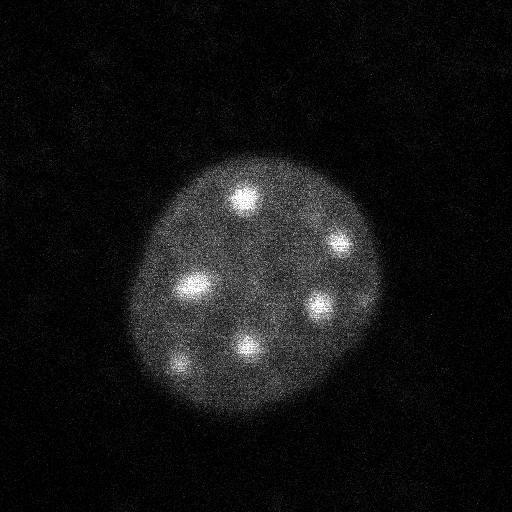
#> input picture ex3.tif, 512 x 512 px
$ python curve.py
#> lines starting #> are read from the running program, lines starting #| are printed output that depends on the picture; after the words box and inside, x2 and y2 are one past the last pixel; in counts of white or black regions, pixels touching at a corner belong together; long printed decimals are rounded
import cv2 as cv
import numpy as np
import matplotlib.pyplot as plt

def gradient_spaced(L,num):
    grad = np.array([(L[i+num] - L[i-num])/(num*2) for i in range(-num,len(L)-num)])
    # reorder matrix to correct indices
    grad = np.append(grad[num:], grad[0:num])
    return grad

def curvature(contour, num):

    dx_dt = gradient_spaced(contour[:, 0], num)
    dy_dt = gradient_spaced(contour[:, 1], num)

    # velocity
    vel = np.array([[dx_dt[i], dy_dt[i]] for i in range(dx_dt.size)])

    # speed
    ds_dt = np.sqrt(dx_dt * dx_dt + dy_dt * dy_dt)

    # unit tangent vector
    tangent = np.array([1/ds_dt] * 2).transpose() * vel

    d2s_dt2 = gradient_spaced(ds_dt, num)
    d2x_dt2 = gradient_spaced(dx_dt, num)
    d2y_dt2 = gradient_spaced(dy_dt, num)

    curvature = np.abs(d2x_dt2 * dy_dt - dx_dt * d2y_dt2) / (dx_dt * dx_dt + dy_dt * dy_dt)**1.5

    return curvature

im = cv.imread("ex3.tif")
#> im is the input picture: shape (512, 512, 3); min 0, max 255, mean 18.7
im_gray = cv.cvtColor(im, cv.COLOR_BGR2GRAY)
im_blur = cv.GaussianBlur(im_gray, (25, 25), 0)
ret, im_thresh = cv.threshold(im_blur, 25, 255, cv.THRESH_BINARY)
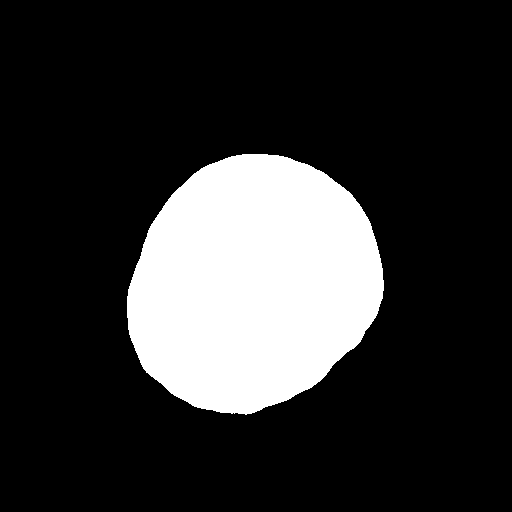
#> im_thresh: shape (512, 512); 19.4% white; 1 white region
contours, hierarchy = cv.findContours(im_thresh, cv.RETR_EXTERNAL, cv.CHAIN_APPROX_NONE)
#> contours = 1 contour; box (x1, y1, x2, y2) and area: (127, 154, 384, 415) 50444
contour = max(contours, key=cv.contourArea)
#> contour = contour of 721 points, box (x1, y1, x2, y2) (127, 154, 384, 415), area 50444
contour = contour[:,0]
#> contour = 721 pairs, first value 127 to 383, second value 154 to 414

im2 = cv.imread("ex3.tif")
im_gray2 = cv.cvtColor(im2, cv.COLOR_BGR2GRAY)
im_blur2 = cv.GaussianBlur(im_gray2, (25, 25), 0)
ret2, im_thresh2 = cv.threshold(im_blur2, 65, 255, cv.THRESH_BINARY)
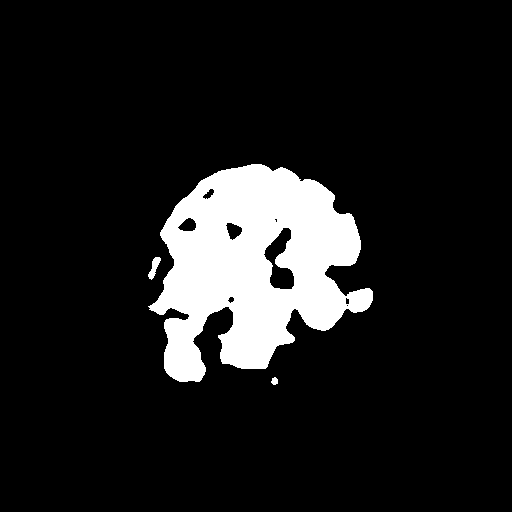
#> im_thresh2: shape (512, 512); 11.2% white; 3 white regions
contours2, hierarchy2 = cv.findContours(im_thresh2, cv.RETR_EXTERNAL, cv.CHAIN_APPROX_NONE)
#> contours2 = 3 contours; box (x1, y1, x2, y2) and area: (148, 164, 373, 382) 30141, (148, 257, 161, 280) 114, (271, 377, 278, 385) 32
contour2 = max(contours2, key=cv.contourArea)
#> contour2 = contour of 958 points, box (x1, y1, x2, y2) (148, 164, 373, 382), area 30141
contour2 = contour2[:,0]
#> contour2 = 958 pairs, first value 148 to 372, second value 164 to 381


curv1 = curvature(contour,5)
#> in gradient_spaced, `grad = np.array([(L[i+num] - L[i-num])/(num*2) for i in range(-num,len..`: grad = 721 values, max 1 at index 258, min -1 at index 0, mean 3.94e-17
#> in gradient_spaced, `grad = np.append(grad[num:], grad[0:num])`: grad = 721 values, max 1 at index 253, min -1 at index 0, mean 1.97e-17
#> in curvature, `dx_dt = gradient_spaced(contour[:, 0], num)`: dx_dt has the same summary as grad in gradient_spaced
#> in curvature, `dy_dt = gradient_spaced(contour[:, 1], num)`: dy_dt = 721 values, max 1 at index 53, min -1 at index 426, mean 3.94e-17
#> in curvature, `vel = np.array([[dx_dt[i], dy_dt[i]] for i in range(dx_dt.size)])`: vel = 721 pairs, first value -1 to 1, second value -1 to 1
#> in curvature, `ds_dt = np.sqrt(dx_dt * dx_dt + dy_dt * dy_dt)`: ds_dt = 721 values, max 1.41 at index 53, min 1 at index 177, mean 1.11
#> in curvature, `tangent = np.array([1/ds_dt] * 2).transpose() * vel`: tangent has the same summary as vel
#> in curvature, `d2s_dt2 = gradient_spaced(ds_dt, num)`: d2s_dt2 = 721 values, max 0.0248 at index 48, min -0.0296 at index 273, mean 3.85e-20
#> in curvature, `d2x_dt2 = gradient_spaced(dx_dt, num)`: d2x_dt2 = 721 values, max 0.05 at index 244, min -0.06 at index 465, mean 0
#> in curvature, `d2y_dt2 = gradient_spaced(dy_dt, num)`: d2y_dt2 = 721 values, max 0.04 at index 41, min -0.05 at index 273, mean -1.54e-19
#> in curvature, `curvature = np.abs(d2x_dt2 * dy_dt - dx_dt * d2y_dt2) / (dx_dt * dx_dt..`: curvature = 721 values, max 0.05 at index 347, min 0 at index 1, mean 0.011
#> curv1 has the same summary as curvature in curvature
curv2 = curvature(contour2,5)
#> curv2 = 958 values, max 0.474 at index 184, min 0 at index 5, mean 0.054
curv = np.append(curv1,curv2)
#> curv = 1679 values, max 0.474 at index 905, min 0 at index 1, mean 0.0355

print('mean1: ' + str(np.mean(curv1)))
#| mean1: 0.01102
print('mean2: ' + str(np.mean(curv2)))
#| mean2: 0.054
print('std1: ' + str(np.std(curv1)))
#| std1: 0.008545
print('std2: ' + str(np.std(curv2)))
#| std2: 0.0555

unique_curv = np.unique(curv)
#> unique_curv = 622 values from 0 to 0.474
colors = plt.cm.rainbow(np.linspace(0, 1, len(unique_curv)))
#> colors = 622 rows, first 6: [0.5, 0, 1, 1], [0.5, 0, 1, 1], [0.5, 0, 1, 1], [0.492, 0.0123, 1, 1], [0.492, 0.0123, 1, 1], [0.484, 0.0246, 1, 1]

fig, (ax1, ax2) = plt.subplots(1, 2)

for i in range(len(curv1)):
    idx1 = np.where(unique_curv == curv1[i])
    ax1.plot(contour[i][0], contour[i][1], '.', color=colors[idx1])
    ax1.title.set_text('curv1')
#> this loop made 721 passes
#> idx1 on passes 1 to 3: ([146],), ([0],), ([59],)

for i in range(len(curv2)):
    idx2 = np.where(unique_curv == curv2[i])
    ax2.plot(contour2[i][0], contour2[i][1], '.', color=colors[idx2])
    ax2.title.set_text('curv2')
#> this loop made 958 passes
#> idx2 on passes 1 to 3: ([202],), ([59],), ([59],)

plt.show()
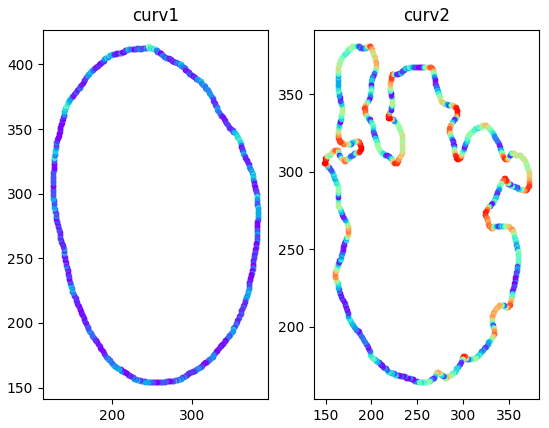
#> figure drawn by matplotlib, 2 panels

$ run again, with ex11.tif copied over ex3.tif
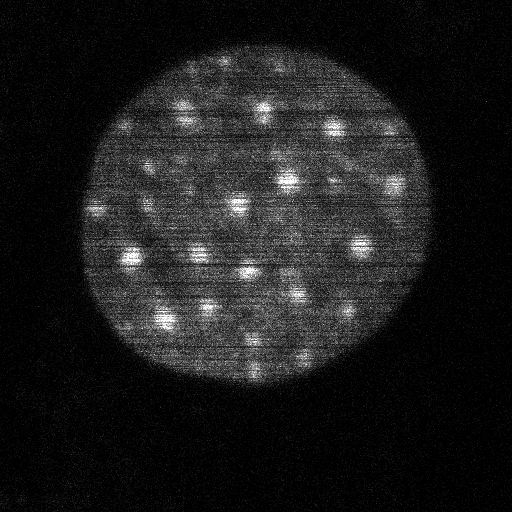
#> input picture ex11.tif, 512 x 512 px
#> im is the input picture: shape (512, 512, 3); min 0, max 255, mean 27.8
#> `ret, im_thresh = cv.threshold(im_blur, 25, 255, cv.THRESH_BINARY)`:
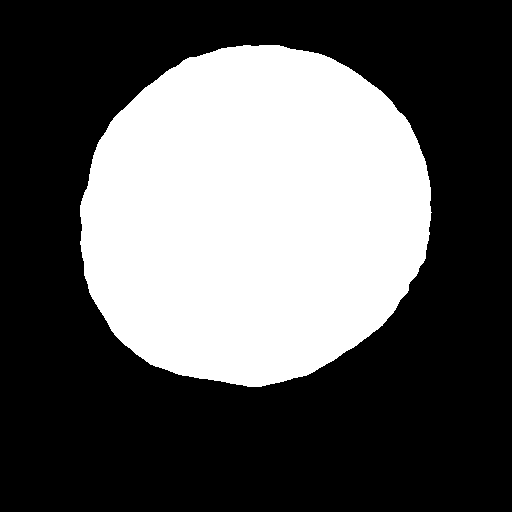
#> im_thresh: shape (512, 512); 36% white; 1 white region
#> contours = 1 contour; box (x1, y1, x2, y2) and area: (80, 45, 432, 387) 93938
#> `contour = max(contours, key=cv.contourArea)`: contour = contour of 987 points, box (x1, y1, x2, y2) (80, 45, 432, 387), area 93938
#> `contour = contour[:,0]`: contour = 987 pairs, first value 80 to 431, second value 45 to 386
#> im_thresh2: shape (512, 512); 18.1% white; 11 white regions (1 under 20 px)
#> contours2 = 11 contours, 1 with area under 20; largest, box (x1, y1, x2, y2) and area: (110, 86, 412, 382) 43904, (168, 87, 226, 136) 1690, (240, 92, 290, 131) 1190, (86, 194, 112, 221) 497, (268, 57, 292, 76) 296
#> `contour2 = max(contours2, key=cv.contourArea)`: contour2 = contour of 2133 points, box (x1, y1, x2, y2) (110, 86, 412, 382), area 43904
#> `contour2 = contour2[:,0]`: contour2 = 2133 pairs, first value 110 to 411, second value 86 to 381
#> in gradient_spaced, `grad = np.array([(L[i+num] - L[i-num])/(num*2) for i in range(-num,len..`: grad = 987 values, max 1 at index 356, min -1 at index 0, mean -2.88e-17
#> in gradient_spaced, `grad = np.append(grad[num:], grad[0:num])`: grad = 987 values, max 1 at index 351, min -1 at index 0, mean 0
#> dx_dt has the same summary as grad in gradient_spaced
#> dy_dt = 987 values, max 1 at index 103, min -1 at index 619, mean 0
#> vel = 987 pairs, first value -1 to 1, second value -1 to 1
#> ds_dt = 987 values, max 1.41 at index 103, min 1 at index 222, mean 1.11
#> tangent has the same summary as vel
#> d2s_dt2 = 987 values, max 0.0261 at index 58, min -0.0326 at index 647, mean 5.62e-20
#> d2x_dt2 = 987 values, max 0.06 at index 657, min -0.07 at index 647, mean 0
#> d2y_dt2 = 987 values, max 0.06 at index 58, min -0.05 at index 382, mean 0
#> curvature = 987 values, max 0.0527 at index 54, min 0 at index 3, mean 0.0112
#> curv1 has the same summary as curvature in curvature
#> curv2 = 2133 values, max 0.602 at index 936, min 0 at index 48, mean 0.0655
#> curv = 3120 values, max 0.602 at index 1923, min 0 at index 3, mean 0.0483
#| mean1: 0.01123
#| mean2: 0.0655
#| std1: 0.009346
#| std2: 0.06085
#> unique_curv = 1119 values from 0 to 0.602
#> colors = 1119 rows, first 6: [0.5, 0, 1, 1], [0.5, 0, 1, 1], [0.5, 0, 1, 1], [0.5, 0, 1, 1], [0.5, 0, 1, 1], [0.492, 0.0123, 1, 1]
#> the loop `for i in range(len(curv1)):` made 987 passes
#> idx1 on passes 1 to 3: ([266],), ([77],), ([77],)
#> the loop `for i in range(len(curv2)):` made 2133 passes
#> idx2 on passes 1 to 3: ([825],), ([662],), ([637],)
#> `plt.show()`:
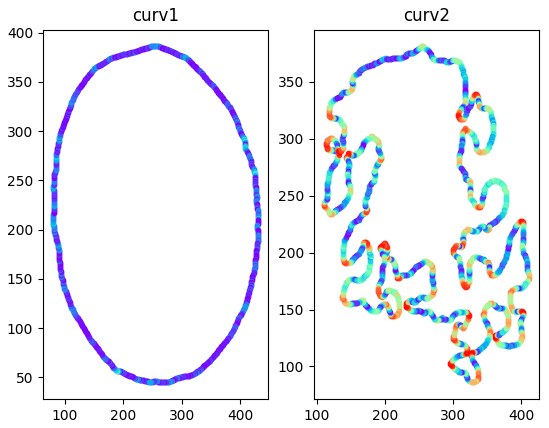
#> figure drawn by matplotlib, 2 panels
